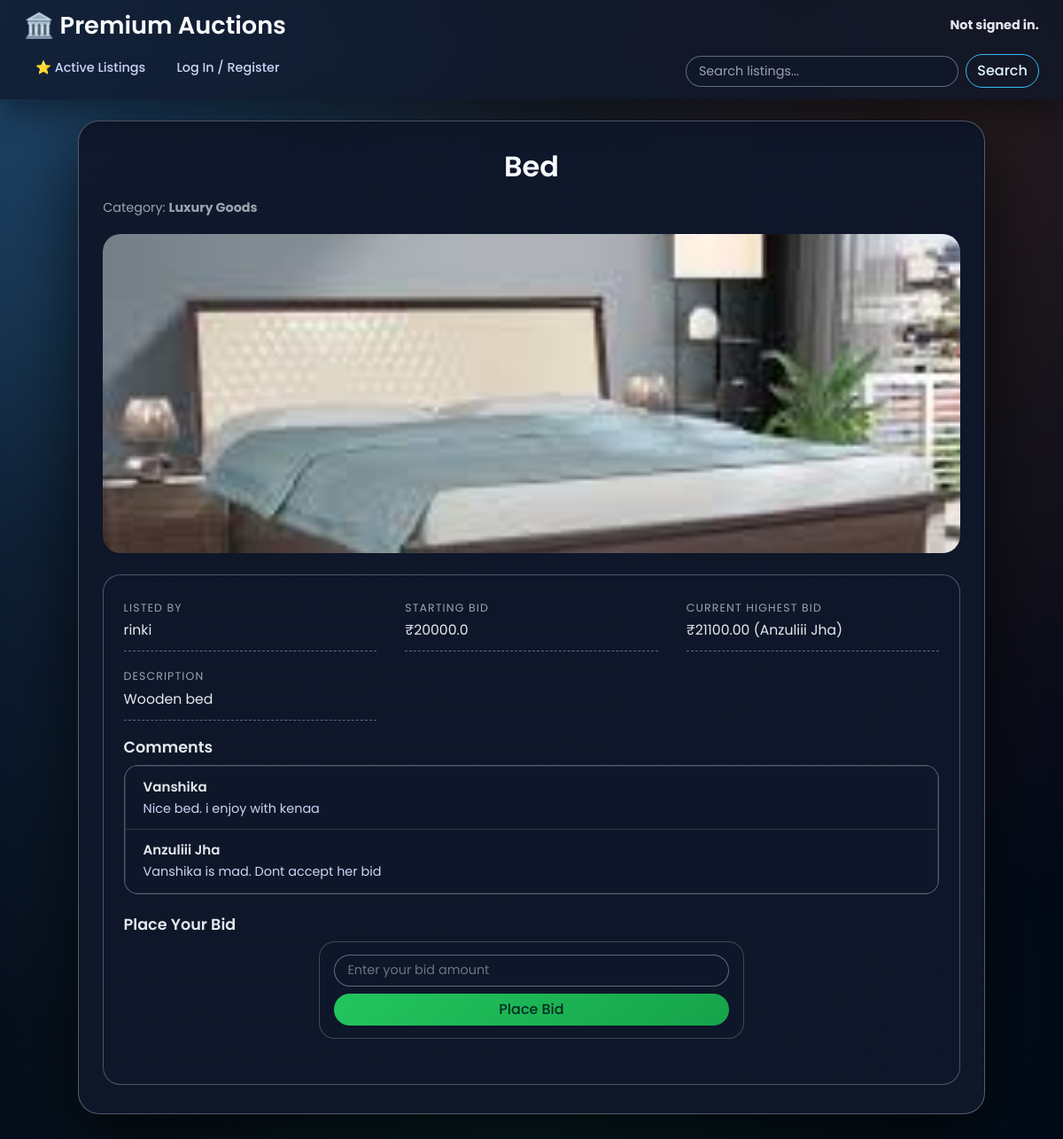
/list/12/, run on the app's committed database.
### auctions/models.py (models this page shows, shortened)
class Listings(models.Model):
    name = models.CharField(max_length=255)
    image = models.ImageField(upload_to='listing_images/', null=True, blank=True)
    bid_open = models.BooleanField(default=True)
    starting_bid = models.FloatField(default=0.0)
    ending_bid = models.FloatField(null=True, blank=True)
    description = models.TextField()
    owner = models.ForeignKey('User', on_delete=models.CASCADE, related_name="listings")
    created_at = models.DateTimeField(auto_now_add=True)
    winner = models.ForeignKey('User', null=True, blank=True, on_delete=models.SET_NULL, related_name="auctions_won")
    category = models.CharField(max_length=30, choices=CATEGORY_CHOICES, default="art")

class User(AbstractUser):
    def __str__(self):
        return f"{self.username}"

class Bidding(models.Model):
    listing = models.ForeignKey(Listings,on_delete=models.CASCADE,related_name="bids")
    bidder = models.ForeignKey(User,on_delete=models.CASCADE,related_name="bids")
    amount = models.DecimalField(max_digits=10,decimal_places=2)
    created_at = models.DateTimeField(auto_now_add=True)

class Comments(models.Model):
    user = models.ForeignKey(User,on_delete=models.CASCADE,related_name="user")
    listing = models.ForeignKey(Listings,on_delete=models.CASCADE,related_name="listing")
    comment = models.TextField(null=True)
    posted_at = models.DateTimeField(auto_now_add=True)

### auctions/views.py (the view)
# urls.py: path("list/<int:listing_id>/", views.show_item, name="list"),
def show_item(request, listing_id):
    item = get_object_or_404(Listings, id=listing_id)
    comments = Comments.objects.filter(listing = item)
    highest_bid = item.bids.order_by("-amount").first()
    in_watchlist = False
    if request.user.is_authenticated:
        in_watchlist = Watchlist.objects.filter(user=request.user, listing=item).exists()
    return render(request, "auctions/listing.html", {
        "item": item,
        "comments": comments,
        "highest_bid": highest_bid,
        "in_watchlist": in_watchlist
    })

### auctions/templates/auctions/listing.html (shortened to what this page needs)
{% extends "auctions/layout.html" %}
{% block body %}
<div class="container mt-4 listing-detail-container">
    <h2 class="listing-title">{{ item.name }}</h2>
    <p class="text-muted">
        Category: <strong>{{ item.get_category_display }}</strong>
    </p>
    <div class="listing-image-container mb-4">
        {% if item.image %}
            <img src="{{ item.image.url }}" class="listing-detail-img" alt="{{ item.name }}">
        {% else %}
            <div class="no-image-large">
                📦 No Image Available
            </div>
        {% endif %}
    </div>
    <div class="listing-detail-card">
        <div class="listing-info">
            <div class="info-item">
                <div class="info-label">Listed By</div>
                <div class="info-value">{{ item.owner.username }}</div>
            </div>
            <div class="info-item">
                <div class="info-label">Starting Bid</div>
                <div class="info-value">₹{{ item.starting_bid }}</div>
            </div>
            <div class="info-item">
                <div class="info-label">Current Highest Bid</div>
                <div class="info-value">
                    {% if highest_bid %}
                        ₹{{ highest_bid.amount }} ({{ highest_bid.bidder.username }})
                    {% else %}
                        No bids yet
                    {% endif %}
                </div>
            </div>
            <div class="info-item">
                <div class="info-label">Description</div>
                <div class="info-value description">{{ item.description }}</div>
            </div>
        </div>
        <h4>Comments</h4>
        <ul class="list-group mb-4">
            {% for c in comments %}
            <li class="list-group-item">
                <div class="comment-author">{{ c.user.username }}</div>
                <div class="comment-text">{{ c.comment }}</div>
            </li>
            {% empty %}
            <li class="list-group-item text-muted">No comments yet.</li>
            {% endfor %}
        </ul>
        {% if item.bid_open %}
        <h4>Place Your Bid</h4>
        <form action="{% url 'bid' %}" method="POST" class="mb-4">
            <input type="number" step="0.01" name="bid_value" class="form-control mb-2"
                   placeholder="Enter your bid amount" required>
            <button type="submit" class="btn btn-success w-100">Place Bid</button>
        </form>
        {% else %}
        <div class="alert alert-secondary text-center mb-4">
            🚫 Bidding is closed.
        </div>
        {% endif %}
    </div>
</div>
{% endblock %}

### auctions/static/auctions/style.css (style rules this page uses)
* { margin: 0; padding: 0; box-sizing: border-box; }
body { font-family: "Poppins", sans-serif; min-height: 100vh; background: radial-gradient(circle at top left, #1d3557 0, #0b1020 35%, #020617 100%); color: #e5e7eb; }
.container { position: relative; z-index: 1; }
body::before { content: ''; position: fixed; inset: 0; background: radial-gradient(circle at 10% 20%, rgba(56, 189, 248, 0.18), transparent 60%), radial-gradient(circle at 90% 10%, rgba(251, 146, 60, 0.14), transparent 55%), radial-gradient(circle at 50% 100%, rgba(34, 197, 94, 0.12), transparent 55%); opacity: 0.9; z-index: -1; }
.btn { border-radius: 999px !important; font-weight: 500; transition: all 0.25s ease !important; }
input[type="text"], input[type="number"], input[type="email"], input[type="password"], textarea, select { border-radius: 999px; border: 1px solid rgba(148, 163, 184, 0.6); background: rgba(15, 23, 42, 0.9); color: #e5e7eb; padding: 0.55rem 0.9rem; font-size: 0.9rem; }
input::placeholder, textarea::placeholder { color: #9ca3af; }
.add-listing h2, .container h2 { color: #f9fafb; }
.listing-detail-container { max-width: 960px; margin: 2.5rem auto; background: radial-gradient(circle at top left, rgba(15, 23, 42, 0.96), rgba(15, 23, 42, 0.98)); border-radius: 24px; padding: 2rem 1.7rem; box-shadow: 0 26px 80px rgba(0, 0, 0, 0.7); border: 1px solid rgba(148, 163, 184, 0.5); }
.listing-title { font-size: 2rem; font-weight: 600; color: #e5e7eb; margin-bottom: 0.2rem; }
.listing-detail-container > p.text-muted { font-size: 0.9rem; color: #9ca3af !important; margin-bottom: 1.2rem; }
.listing-image-container { border-radius: 20px; overflow: hidden; margin-bottom: 1.4rem; background: #020617; }
.listing-detail-img { width: 100%; height: 360px; object-fit: cover; transition: transform 0.4s ease; }
.listing-detail-card { background: radial-gradient(circle at top left, rgba(15, 23, 42, 0.97), rgba(15, 23, 42, 0.96)); border-radius: 20px; padding: 1.7rem 1.4rem; border: 1px solid rgba(148, 163, 184, 0.45); }
.listing-info { display: grid; grid-template-columns: repeat(auto-fit, minmax(230px, 1fr)); gap: 1.2rem 2rem; margin-bottom: 1.2rem; }
.info-item { padding-bottom: 0.7rem; border-bottom: 1px dashed rgba(148, 163, 184, 0.6); }
.info-label { font-size: 0.78rem; text-transform: uppercase; letter-spacing: 0.09em; color: #9ca3af; margin-bottom: 0.25rem; }
.info-value { font-size: 0.98rem; color: #e5e7eb; }
.info-value.description { white-space: pre-line; }
.listing-detail-card h4 { font-size: 1.1rem; font-weight: 600; margin-top: 1.3rem; margin-bottom: 0.5rem; color: #e5e7eb; }
.listing-detail-card .list-group { border-radius: 16px; overflow: hidden; background: rgba(15, 23, 42, 0.85); border: 1px solid rgba(148, 163, 184, 0.5); }
.listing-detail-card .list-group-item { background: transparent; border-color: rgba(55, 65, 81, 0.7); color: #e5e7eb; }
.comment-author { font-weight: 600; font-size: 0.94rem; margin-bottom: 0.15rem; }
.comment-text { font-size: 0.9rem; color: #cbd5f5; }
.listing-detail-card form { background: rgba(15, 23, 42, 0.92); border-radius: 18px; padding: 0.9rem 1rem; border: 1px solid rgba(75, 85, 99, 0.8); }
.listing-detail-card .btn-success { background: linear-gradient(135deg, #22c55e, #16a34a) !important; border: none !important; color: #022c22 !important; }
.container form { max-width: 480px; margin: 0 auto; }
.container h2 { text-align: center; margin-bottom: 1rem; }

### data on the page
Listings: name "Bed", category "Luxury Goods", image (picture), owner.username "rinki", starting_bid "20000.0", description "Wooden bed"
Bidding: amount "21100.00", bidder.username "Anzuliii Jha"
Comments: user.username "Vanshika", comment "Nice bed. i enjoy with kenaa"
Comments: user.username "Anzuliii Jha", comment "Vanshika is mad. Dont accept her bid"
